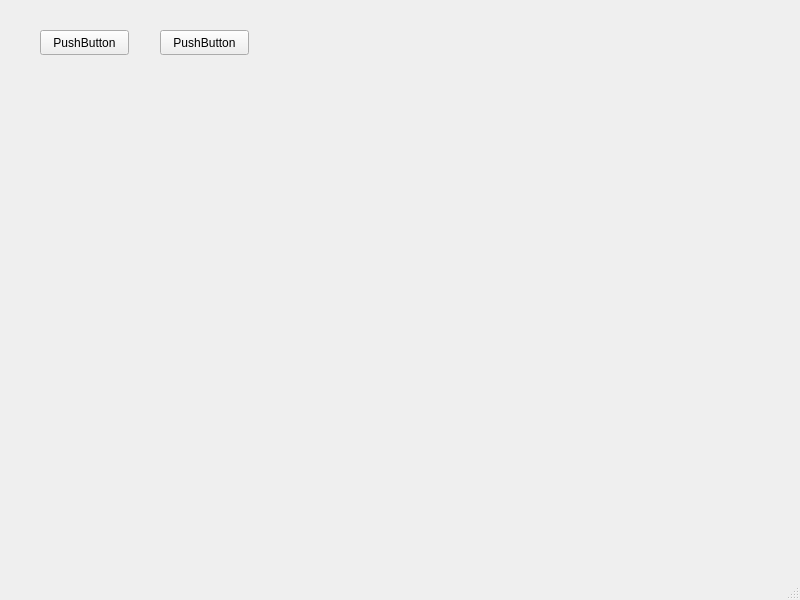
<?xml version="1.0" encoding="UTF-8"?>
<ui version="4.0">
 <class>MainWindow</class>
 <widget class="QMainWindow" name="MainWindow">
  <property name="geometry">
   <rect>
    <x>0</x>
    <y>0</y>
    <width>800</width>
    <height>600</height>
   </rect>
  </property>
  <property name="windowTitle">
   <string>MainWindow</string>
  </property>
  <widget class="QWidget" name="centralwidget">
   <widget class="QFrame" name="horizontalFrame">
    <property name="geometry">
     <rect>
      <x>40</x>
      <y>80</y>
      <width>751</width>
      <height>491</height>
     </rect>
    </property>
    <layout class="QHBoxLayout" name="horizontalLayout"/>
   </widget>
   <widget class="QPushButton" name="pushButton">
    <property name="geometry">
     <rect>
      <x>160</x>
      <y>30</y>
      <width>89</width>
      <height>25</height>
     </rect>
    </property>
    <property name="text">
     <string>PushButton</string>
    </property>
   </widget>
   <widget class="QPushButton" name="pushButton_2">
    <property name="geometry">
     <rect>
      <x>40</x>
      <y>30</y>
      <width>89</width>
      <height>25</height>
     </rect>
    </property>
    <property name="text">
     <string>PushButton</string>
    </property>
   </widget>
  </widget>
  <widget class="QMenuBar" name="menubar">
   <property name="geometry">
    <rect>
     <x>0</x>
     <y>0</y>
     <width>800</width>
     <height>22</height>
    </rect>
   </property>
  </widget>
  <widget class="QStatusBar" name="statusbar"/>
 </widget>
 <resources/>
 <connections/>
</ui>
